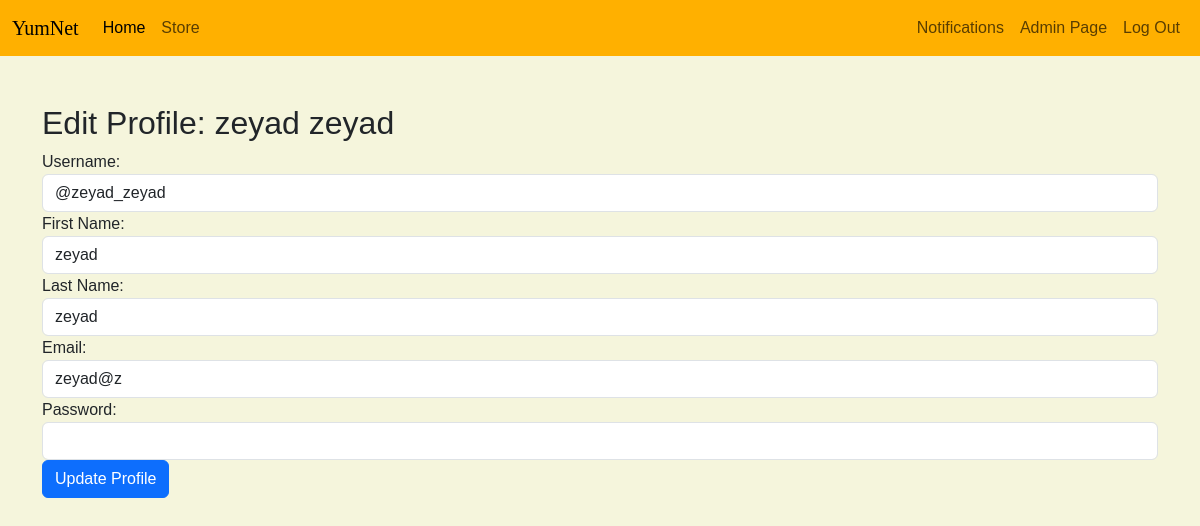
The page /edit_profile.php?user_id=12 (signed in) on the database its author committed.
### tables this page shows
CREATE TABLE `page_user` (
  `uid` int(11) NOT NULL,
  `first_name` varchar(255) NOT NULL,
  `last_name` varchar(255) NOT NULL,
  `user_name` varchar(255) NOT NULL,
  `email` varchar(255) NOT NULL,
  `pass` varchar(255) NOT NULL,
  `dob` date DEFAULT '2003-10-28',
  `last_seen` datetime DEFAULT current_timestamp(),
  `gender` bit(1) DEFAULT b'0' COMMENT 'male is zero female is one',
  `pic_url` varchar(255) DEFAULT NULL
);

### edit_profile.php (the view, shortened to what this page needs)
<?php
include 'config.php';
require 'includes_and_requires/bootstrap.php';
require 'styleTemp.php';
$user_id = isset($_GET['user_id']) ? $_GET['user_id'] : $_SESSION['user_id'];
$sql = "SELECT * FROM page_user WHERE uid = $user_id";
$result = mysqli_query($conn, $sql);
if (mysqli_num_rows($result) > 0) {
    $user = mysqli_fetch_assoc($result);
} else {
    die("User not found");
}
?>
<!DOCTYPE html>
<html lang="en">
<head>
    <?php require 'includes_and_requires/bootstrap.php'; ?>
    <?php require 'styleTemp.php'; ?>
</head>
<body>
    <?php include 'includes_and_requires/menu.php'; ?>
    <div class="container mt-5">
        <h2>Edit Profile: <?php echo $user['first_name'] . ' ' . $user['last_name']; ?></h2>
        <form method="post" action="">
            <div class="form-group">
                <label for="username">Username:</label>
                <input type="text" class="form-control" id="username" name="username" value="<?php echo $user['user_name']; ?>">
            </div>
            <div class="form-group">
                <label for="first_name">First Name:</label>
                <input type="text" class="form-control" id="first_name" name="first_name" value="<?php echo $user['first_name']; ?>">
            </div>
            <div class="form-group">
                <label for="last_name">Last Name:</label>
                <input type="text" class="form-control" id="last_name" name="last_name" value="<?php echo $user['last_name']; ?>">
            </div>
            <div class="form-group">
                <label for="email">Email:</label>
                <input type="email" class="form-control" id="email" name="email" value="<?php echo $user['email']; ?>">
            </div>
            <div class="form-group">
                <label for="password">Password:</label>
                <input type="password" class="form-control" id="password" name="password">
            </div>
            <button type="submit" name="update_profile" class="btn btn-primary">Update Profile</button>
        </form>
    </div>
</body>
</html>

### style11.css (style rules this page uses)
body { font-family: sans-serif; background-color: #F5F5DC; }

### rows shown on the page
page_user: first_name "zeyad", last_name "zeyad", username "@zeyad_zeyad", email "zeyad@z"
